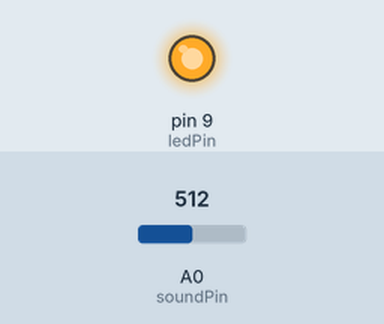
Bench run of a sketch on a simulated Arduino Uno, built with avr-gcc and run on an emulated ATmega328P. Parts: output pins drawn as LEDs (lit = HIGH). The inputs (shaded band) are chosen by the test bench; at power-on: A0 (soundPin) = 512. What the sketch prints to the serial monitor is not drawn.

Above: at 0.1 s.
Timing chart, 0 to 1.6 s (numbered marks = the images above):
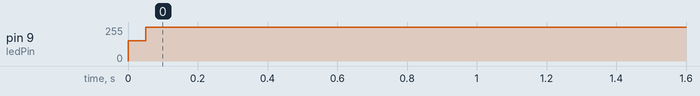

The sketch:

SoundMonitoring.ino
```cpp
int soundPin = A0;
int ledPin = 9;
int base = 204;

const int numSamples = 10;
int samples[numSamples];
int index = 0;
int total = 0;
int average = 0;

void setup() {
  Serial.begin(9600);
  pinMode(ledPin, OUTPUT);

  for (int i = 0; i < numSamples; i++){
    samples[i] = 0;
  }
}

void loop() {
  int soundValue = analogRead(soundPin);
  int amplitude = abs(soundValue - base);

  total = total - samples[index];
  samples[index] = amplitude;
  total = total + samples[index];
  index++;
  if(index >= numSamples){
    index = 0;
  }

  average = total / numSamples;

  amplitude = round(average);

  int brightness = map(amplitude, 0, 50, 0, 255);
  brightness = constrain(brightness, 0, 255);
  analogWrite(ledPin, brightness);

  Serial.println(amplitude);

  delay(50);
}
```

Measured:
- by itself, pin 9 (ledPin): 0/255 → 255/255 at 0.00 s
